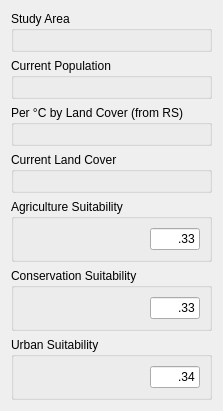
     <widget class="QWidget" name="tab_2">
      <attribute name="title">
       <string>2.  Input Data</string>
      </attribute>
      <layout class="QVBoxLayout" name="verticalLayout_11">
       <item>
        <widget class="QGroupBox" name="groupBox_20">
         <property name="sizePolicy">
          <sizepolicy hsizetype="Expanding" vsizetype="Fixed">
           <horstretch>0</horstretch>
           <verstretch>0</verstretch>
          </sizepolicy>
         </property>
         <property name="title">
          <string>Study Area</string>
         </property>
         <layout class="QVBoxLayout" name="verticalLayout_4">
          <item>
           <widget class="QgsFileWidget" name="file_area">
            <property name="enabled">
             <bool>true</bool>
            </property>
            <property name="sizePolicy">
             <sizepolicy hsizetype="Expanding" vsizetype="Fixed">
              <horstretch>0</horstretch>
              <verstretch>0</verstretch>
             </sizepolicy>
            </property>
            <property name="toolTip">
             <string/>
            </property>
            <property name="fileWidgetButtonVisible">
             <bool>true</bool>
            </property>
            <property name="useLink">
             <bool>false</bool>
            </property>
            <property name="fullUrl">
             <bool>false</bool>
            </property>
            <property name="dialogTitle">
             <string/>
            </property>
            <property name="filter">
             <string>*.shp</string>
            </property>
            <property name="defaultRoot">
             <string/>
            </property>
           </widget>
          </item>
         </layout>
        </widget>
       </item>
       <item>
        <widget class="QGroupBox" name="groupBox_21">
         <property name="sizePolicy">
          <sizepolicy hsizetype="Expanding" vsizetype="Fixed">
           <horstretch>0</horstretch>
           <verstretch>0</verstretch>
          </sizepolicy>
         </property>
         <property name="title">
          <string>Current Population</string>
         </property>
         <layout class="QVBoxLayout" name="verticalLayout_12">
          <item>
           <widget class="QgsFileWidget" name="file_pop">
            <property name="sizePolicy">
             <sizepolicy hsizetype="Preferred" vsizetype="Fixed">
              <horstretch>0</horstretch>
              <verstretch>0</verstretch>
             </sizepolicy>
            </property>
            <property name="filter">
             <string>Ghana_Pop_2018_re.tif</string>
            </property>
            <property name="defaultRoot">
             <string>/Users/changjiechen/Library/CloudStorage/OneDrive-UniversityofFlorida/Research/GHANA_NASA/QGIS Dashboard/DistrictRegionDataset</string>
            </property>
           </widget>
          </item>
         </layout>
        </widget>
       </item>
       <item>
        <widget class="QGroupBox" name="groupBox_19">
         <property name="sizePolicy">
          <sizepolicy hsizetype="Expanding" vsizetype="Fixed">
           <horstretch>0</horstretch>
           <verstretch>0</verstretch>
          </sizepolicy>
         </property>
         <property name="title">
          <string>Per °C by Land Cover (from RS)</string>
         </property>
         <layout class="QVBoxLayout" name="verticalLayout_9">
          <item>
           <widget class="QgsFileWidget" name="file_slopes">
            <property name="sizePolicy">
             <sizepolicy hsizetype="Preferred" vsizetype="Fixed">
              <horstretch>0</horstretch>
              <verstretch>0</verstretch>
             </sizepolicy>
            </property>
            <property name="toolTip">
             <string/>
            </property>
            <property name="filter">
             <string>*.csv</string>
            </property>
            <property name="defaultRoot">
             <string/>
            </property>
           </widget>
          </item>
         </layout>
        </widget>
       </item>
       <item>
        <widget class="QGroupBox" name="groupBox_18">
         <property name="sizePolicy">
          <sizepolicy hsizetype="Expanding" vsizetype="Fixed">
           <horstretch>0</horstretch>
           <verstretch>0</verstretch>
          </sizepolicy>
         </property>
         <property name="title">
          <string>Current Land Cover</string>
         </property>
         <layout class="QVBoxLayout" name="verticalLayout_10">
          <item>
           <widget class="QgsFileWidget" name="file_lc">
            <property name="sizePolicy">
             <sizepolicy hsizetype="Expanding" vsizetype="Fixed">
              <horstretch>0</horstretch>
              <verstretch>0</verstretch>
             </sizepolicy>
            </property>
            <property name="minimumSize">
             <size>
              <width>0</width>
              <height>0</height>
             </size>
            </property>
            <property name="toolTip">
             <string/>
            </property>
            <property name="filter">
             <string>*.tif</string>
            </property>
            <property name="defaultRoot">
             <string/>
            </property>
           </widget>
          </item>
         </layout>
        </widget>
       </item>
       <item>
        <widget class="QGroupBox" name="groupBox_5">
         <property name="sizePolicy">
          <sizepolicy hsizetype="Expanding" vsizetype="Fixed">
           <horstretch>0</horstretch>
           <verstretch>0</verstretch>
          </sizepolicy>
         </property>
         <property name="minimumSize">
          <size>
           <width>0</width>
           <height>0</height>
          </size>
         </property>
         <property name="toolTip">
          <string>&lt;html&gt;&lt;head/&gt;&lt;body&gt;&lt;p&gt;Raster showing suitability of agricultural uses.&lt;/p&gt;&lt;/body&gt;&lt;/html&gt;</string>
         </property>
         <property name="title">
          <string>Agriculture Suitability</string>
         </property>
         <layout class="QHBoxLayout" name="horizontalLayout_2" stretch="0,0">
          <item>
           <widget class="QgsFileWidget" name="file_ag_suit">
            <property name="sizePolicy">
             <sizepolicy hsizetype="Preferred" vsizetype="Fixed">
              <horstretch>0</horstretch>
              <verstretch>0</verstretch>
             </sizepolicy>
            </property>
            <property name="minimumSize">
             <size>
              <width>0</width>
              <height>20</height>
             </size>
            </property>
            <property name="toolTip">
             <string/>
            </property>
            <property name="whatsThis">
             <string>&lt;html&gt;&lt;head/&gt;&lt;body&gt;&lt;p&gt;&lt;br/&gt;&lt;/p&gt;&lt;/body&gt;&lt;/html&gt;</string>
            </property>
            <property name="filter">
             <string>*.tif</string>
            </property>
            <property name="defaultRoot">
             <string notr="true"/>
            </property>
            <property name="storageMode">
             <enum>QgsFileWidget::GetFile</enum>
            </property>
            <property name="relativeStorage">
             <enum>QgsFileWidget::Absolute</enum>
            </property>
           </widget>
          </item>
          <item>
           <widget class="QLineEdit" name="le_ag_suit">
            <property name="sizePolicy">
             <sizepolicy hsizetype="Fixed" vsizetype="Fixed">
              <horstretch>0</horstretch>
              <verstretch>0</verstretch>
             </sizepolicy>
            </property>
            <property name="minimumSize">
             <size>
              <width>0</width>
              <height>20</height>
             </size>
            </property>
            <property name="maximumSize">
             <size>
              <width>50</width>
              <height>16777215</height>
             </size>
            </property>
            <property name="sizeIncrement">
             <size>
              <width>0</width>
              <height>0</height>
             </size>
            </property>
            <property name="baseSize">
             <size>
              <width>0</width>
              <height>0</height>
             </size>
            </property>
            <property name="text">
             <string>.33</string>
            </property>
            <property name="alignment">
             <set>Qt::AlignRight|Qt::AlignTrailing|Qt::AlignVCenter</set>
            </property>
           </widget>
          </item>
         </layout>
        </widget>
       </item>
       <item>
        <widget class="QGroupBox" name="groupBox_6">
         <property name="sizePolicy">
          <sizepolicy hsizetype="Expanding" vsizetype="Fixed">
           <horstretch>0</horstretch>
           <verstretch>0</verstretch>
          </sizepolicy>
         </property>
         <property name="minimumSize">
          <size>
           <width>0</width>
           <height>0</height>
          </size>
         </property>
         <property name="toolTip">
          <string>&lt;html&gt;&lt;head/&gt;&lt;body&gt;&lt;p&gt;Raster showing suitability of conservation uses.&lt;/p&gt;&lt;/body&gt;&lt;/html&gt;</string>
         </property>
         <property name="title">
          <string>Conservation Suitability</string>
         </property>
         <layout class="QHBoxLayout" name="horizontalLayout_3">
          <item>
           <widget class="QgsFileWidget" name="file_con_suit">
            <property name="sizePolicy">
             <sizepolicy hsizetype="Preferred" vsizetype="Fixed">
              <horstretch>0</horstretch>
              <verstretch>0</verstretch>
             </sizepolicy>
            </property>
            <property name="minimumSize">
             <size>
              <width>0</width>
              <height>20</height>
             </size>
            </property>
            <property name="toolTip">
             <string/>
            </property>
            <property name="filter">
             <string>*.tif</string>
            </property>
            <property name="defaultRoot">
             <string/>
            </property>
           </widget>
          </item>
          <item>
           <widget class="QLineEdit" name="le_con_suit">
            <property name="sizePolicy">
             <sizepolicy hsizetype="Fixed" vsizetype="Fixed">
              <horstretch>0</horstretch>
              <verstretch>0</verstretch>
             </sizepolicy>
            </property>
            <property name="minimumSize">
             <size>
              <width>0</width>
              <height>20</height>
             </size>
            </property>
            <property name="maximumSize">
             <size>
              <width>50</width>
              <height>16777215</height>
             </size>
            </property>
            <property name="text">
             <string>.33</string>
            </property>
            <property name="alignment">
             <set>Qt::AlignRight|Qt::AlignTrailing|Qt::AlignVCenter</set>
            </property>
           </widget>
          </item>
         </layout>
        </widget>
       </item>
       <item>
        <widget class="QGroupBox" name="groupBox_7">
         <property name="sizePolicy">
          <sizepolicy hsizetype="Expanding" vsizetype="Fixed">
           <horstretch>0</horstretch>
           <verstretch>0</verstretch>
          </sizepolicy>
         </property>
         <property name="minimumSize">
          <size>
           <width>0</width>
           <height>0</height>
          </size>
         </property>
         <property name="toolTip">
          <string>&lt;html&gt;&lt;head/&gt;&lt;body&gt;&lt;p&gt;Raster showing suitability of urban uses.&lt;/p&gt;&lt;/body&gt;&lt;/html&gt;</string>
         </property>
         <property name="title">
          <string>Urban Suitability</string>
         </property>
         <layout class="QHBoxLayout" name="horizontalLayout_4">
          <item>
           <widget class="QgsFileWidget" name="file_urb_suit">
            <property name="sizePolicy">
             <sizepolicy hsizetype="Preferred" vsizetype="Fixed">
              <horstretch>0</horstretch>
              <verstretch>0</verstretch>
             </sizepolicy>
            </property>
            <property name="minimumSize">
             <size>
              <width>0</width>
              <height>20</height>
             </size>
            </property>
            <property name="toolTip">
             <string/>
            </property>
            <property name="filter">
             <string>*.tif</string>
            </property>
            <property name="defaultRoot">
             <string/>
            </property>
           </widget>
          </item>
          <item>
           <widget class="QLineEdit" name="le_urb_suit">
            <property name="sizePolicy">
             <sizepolicy hsizetype="Fixed" vsizetype="Fixed">
              <horstretch>0</horstretch>
              <verstretch>0</verstretch>
             </sizepolicy>
            </property>
            <property name="minimumSize">
             <size>
              <width>0</width>
              <height>20</height>
             </size>
            </property>
            <property name="maximumSize">
             <size>
              <width>50</width>
              <height>16777215</height>
             </size>
            </property>
            <property name="text">
             <string>.34</string>
            </property>
            <property name="alignment">
             <set>Qt::AlignRight|Qt::AlignTrailing|Qt::AlignVCenter</set>
            </property>
           </widget>
          </item>
         </layout>
        </widget>
       </item>
      </layout>
     </widget>
